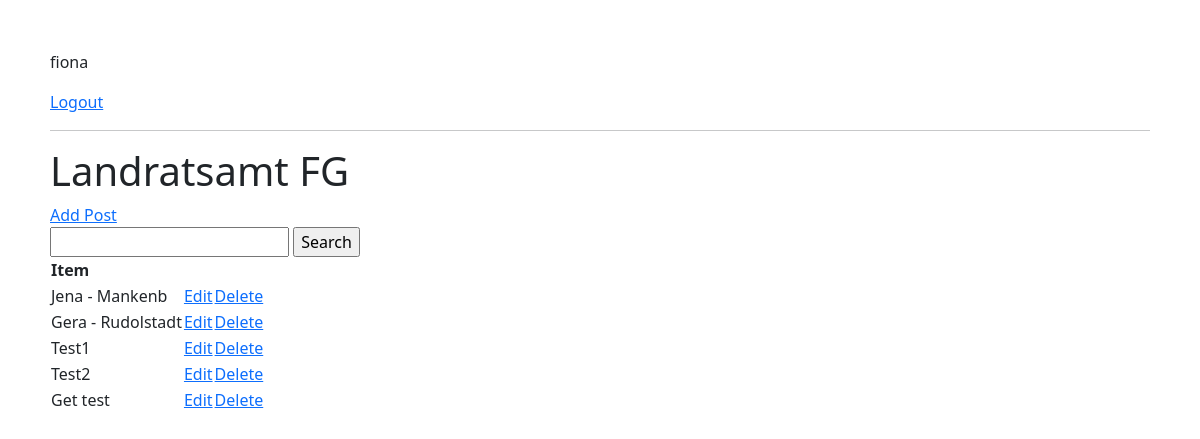
The app's page / (signed in) with its own data.
### base/models.py (models this page shows, shortened)
class Task(models.Model):
    user = models.ForeignKey(User, on_delete=models.CASCADE, null=True, blank=True)
    title = models.CharField(max_length=200)
    description = models.TextField(null=True, blank=True)
    complete = models.BooleanField(default=False)
    created = models.DateTimeField(auto_now_add=True)
    class Meta:
        ordering = ["complete"]

### base/views.py (the view)
# urls.py: path('', TaskList.as_view(), name='tasks'),
class TaskList(LoginRequiredMixin, ListView):
    model = Task
    context_object_name = 'tasks'
    def get_context_data(self, **kwargs):
        context = super().get_context_data(**kwargs)
        context['tasks'] = context['tasks'].filter(user=self.request.user)
        context['count'] = context['tasks'].filter(complete=False).count()
        search_input = self.request.GET.get('search-area') or ''
        if search_input:
            context['tasks'] = context['tasks'].filter(title__startswith = search_input)
        context['search_input'] = search_input
        return context

### base/templates/base/task_list.html
{% extends 'base/main.html' %}
{% block content %}
<div id="post_list_main_div">
<header>
    {% if request.user.is_authenticated %}
    <p>{{request.user}}</p>
    <a href="{% url 'logout' %}">Logout</a>
    {% else %}
    <a href="{% url 'login' %}">Login</a>
    {% endif %}
    <hr>
    <h1>Landratsamt FG</h1>
    <a href="{% url 'task-create' %}">Add Post</a>
    </header>
    <main>
    <form method="GET">
        <input type="text" name='search-area' value="{{search_input}}">
        <input type="submit" value="Search">
    </form>
    <table>
        <tr>
            <th>Item</th>
            <th></th>
            <th></th>
        </tr>
{% for task in tasks %}
    <tr>
        <td>{{task.title}}</th>
        <td><a href="{% url 'task-update' task.id %}">Edit</a></th>
        <td><a href="{% url 'task-delete' task.id %}">Delete</a></th>
    </tr>
    {% empty %}
        <h3>No items in list</h3>
{% endfor %}
</div>
{% endblock content%}

### base/static/css/style.css (style rules this page uses)
#post_list_main_div { padding: 50px; }
body { width: 100vw; height: 100vh; }

### records on screen
Task: title "Jena - Mankenb"
Task: title "Gera - Rudolstadt"
Task: title "Test1"
Task: title "Test2"
Task: title "Get test"

### other values on screen
{{ request.user }} "fiona"
